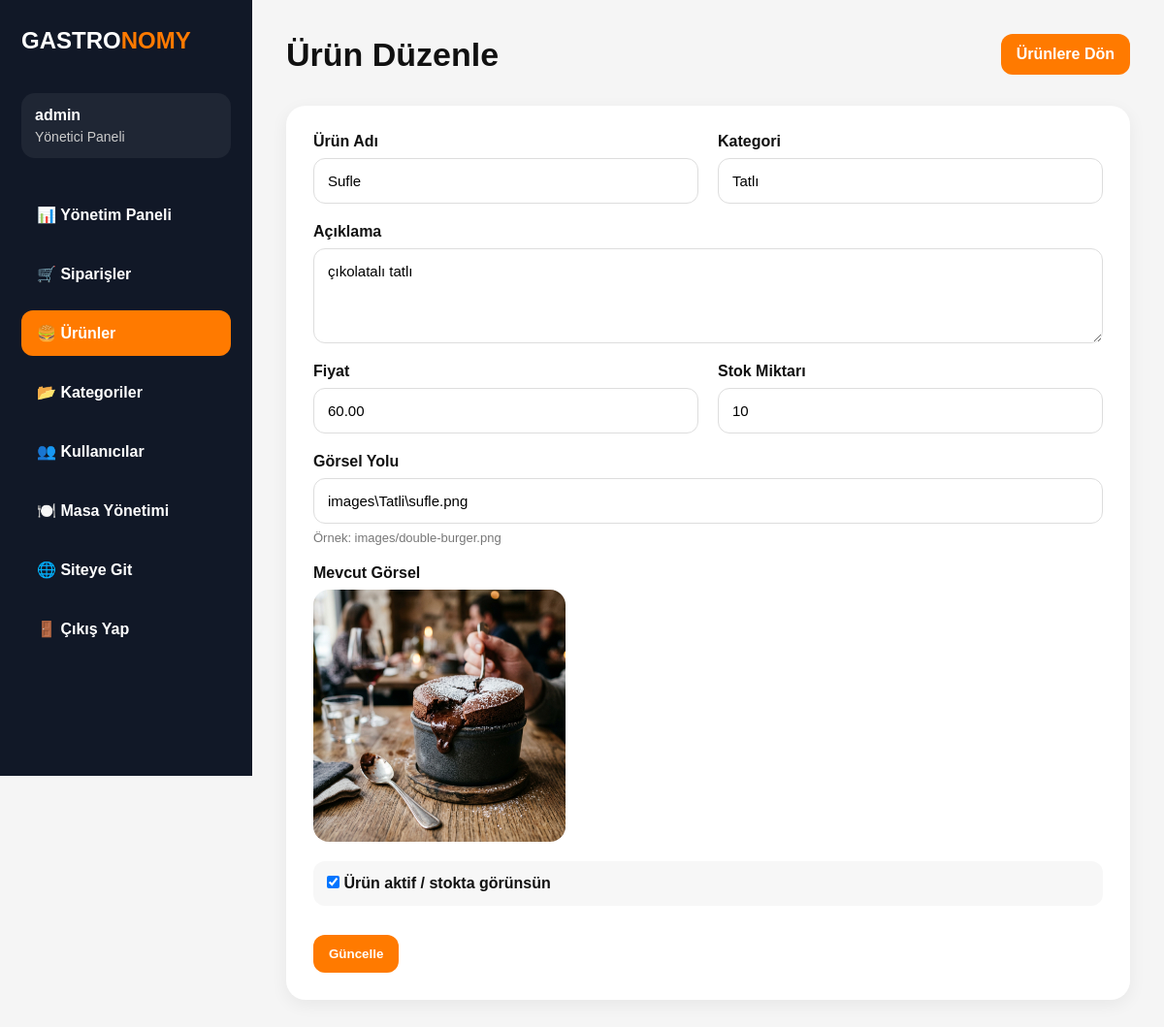
Before: /urun-duzenle.php?id=10 (signed in) with the older database file.
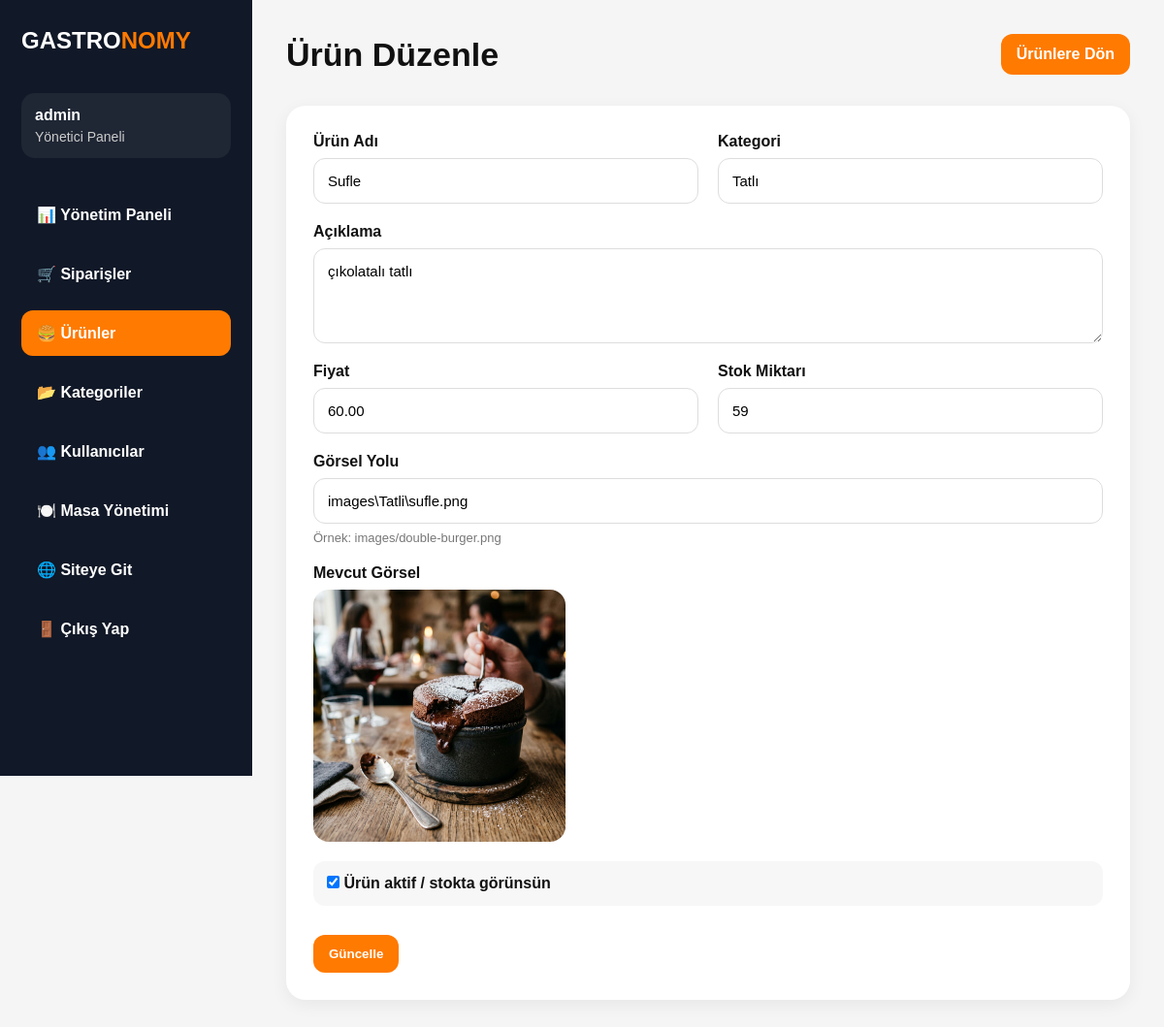
After: the same page with the newer database file.
### tables this page shows
CREATE TABLE `urunler` (
  `id` int(11) NOT NULL,
  `urun_adi` varchar(100) NOT NULL,
  `kategori` varchar(50) DEFAULT NULL,
  `aciklama` text DEFAULT NULL,
  `fiyat` decimal(10,2) NOT NULL,
  `gorsel_yolu` varchar(255) DEFAULT NULL,
  `stok_durumu` tinyint(1) DEFAULT 1,
  `stok_miktari` int(11) NOT NULL DEFAULT 10
);

### urun-duzenle.php (the view, shortened to what this page needs)
<?php
include "db.php";
$id = isset($_GET["id"]) ? (int)$_GET["id"] : 0;
$stmt = $conn->prepare("SELECT * FROM urunler WHERE id = ?");
$stmt->bind_param("i", $id);
$stmt->execute();
$result = $stmt->get_result();
$urun = $result->fetch_assoc();
?>
<!DOCTYPE html>
<html lang="tr">
<head>
<link rel="stylesheet" href="assets/css/admin.css">
</head>
<body>
<div class="sidebar">
    <div class="logo">GASTRO<span>NOMY</span></div>
    <div class="admin-info">
        <strong><?php echo htmlspecialchars($_SESSION["admin_username"]); ?></strong>
        <p>Yönetici Paneli</p>
    </div>
    <div class="menu">
        <a href="admin-panel.php">📊 Yönetim Paneli</a>
        <a href="siparisler-admin.php">🛒 Siparişler</a>
        <a class="active" href="urunleri-yonet.php">🍔 Ürünler</a>
        <a href="kategoriler-admin.php">📂 Kategoriler</a>
        <a href="kullanicilar-admin.php">👥 Kullanıcılar</a>
        <a href="masa-yonetimi.php">🍽️ Masa Yönetimi</a>
        <a href="urunler.php">🌐 Siteye Git</a>
        <a href="logout.php">🚪 Çıkış Yap</a>
    </div>
</div>
<div class="main">
    <div class="topbar">
        <h1>Ürün Düzenle</h1>
        <a class="back-link" href="urunleri-yonet.php">Ürünlere Dön</a>
    </div>
    <div class="form-card">
        <form method="post">
            <div class="form-grid">
                <div class="form-group">
                    <label>Ürün Adı</label>
                    <input
                        type="text"
                        name="urun_adi"
                        value="<?php echo htmlspecialchars($urun["urun_adi"]); ?>"
                    >
                </div>
                <div class="form-group">
                    <label>Kategori</label>
                    <input
                        type="text"
                        name="kategori"
                        value="<?php echo htmlspecialchars($urun["kategori"]); ?>"
                    >
                </div>
                <div class="form-group full">
                    <label>Açıklama</label>
                    <textarea name="aciklama" rows="4"><?php echo htmlspecialchars($urun["aciklama"]); ?></textarea>
                </div>
                <div class="form-group">
                    <label>Fiyat</label>
                    <input
                        type="text"
                        name="fiyat"
                        value="<?php echo htmlspecialchars($urun["fiyat"]); ?>"
                    >
                </div>
                <div class="form-group">
                    <label>Stok Miktarı</label>
                    <input
                        type="number"
                        name="stok_miktari"
                        min="0"
                        value="<?php echo (int)$urun["stok_miktari"]; ?>"
                    >
                </div>
                <div class="form-group full">
                    <label>Görsel Yolu</label>
                    <input
                        type="text"
                        name="gorsel_yolu"
                        value="<?php echo htmlspecialchars($urun["gorsel_yolu"]); ?>"
                    >
                    <small>Örnek: images/double-burger.png</small>
                </div>
                <?php if (!empty($urun["gorsel_yolu"])): ?>
                    <div class="form-group full">
                        <label>Mevcut Görsel</label>
                        <img
                            src="<?php echo htmlspecialchars($urun["gorsel_yolu"]); ?>"
                            alt="<?php echo htmlspecialchars($urun["urun_adi"]); ?>"
                            style="max-width:260px; border-radius:16px;"
                        >
                    </div>
                <?php endif; ?>
                <div class="form-group full">
                    <label class="checkbox-row">
                        <input
                            type="checkbox"
                            name="stok_durumu"
                            <?php echo $urun["stok_durumu"] ? "checked" : ""; ?>
                        >
                        Ürün aktif / stokta görünsün
                    </label>
                </div>
            </div>
            <button type="submit">Güncelle</button>
        </form>
    </div>
</div>
</body>
</html>

Changed rows visible on the page:
changed urunler "Sufle": stok_miktari "10" → "59"
